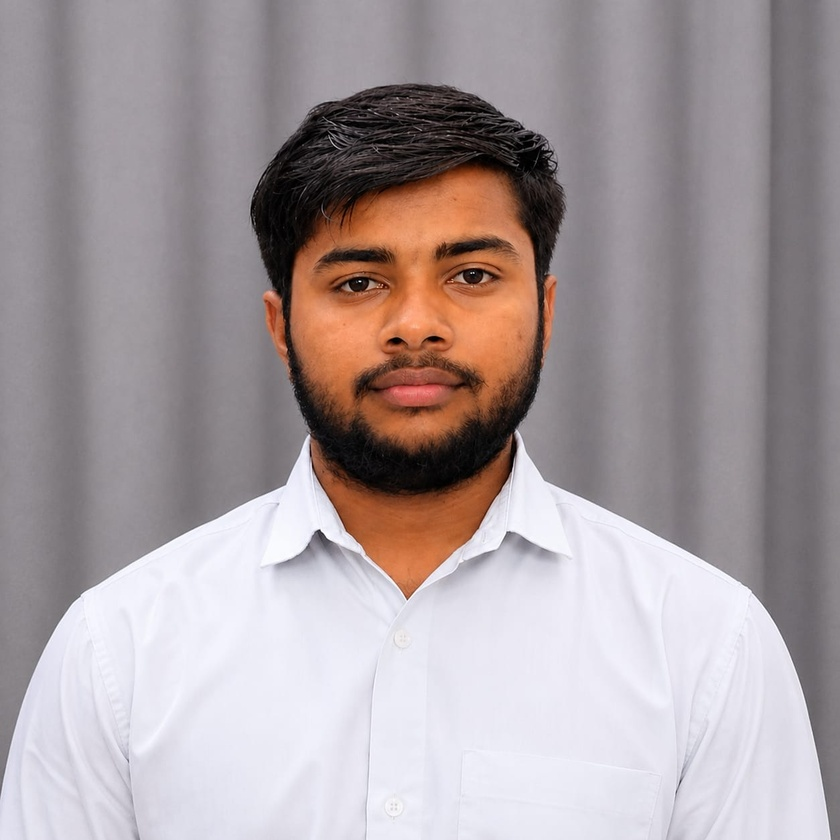
#> input picture 05_Histogram_Equalization/input.jpeg, 840 x 840 px, shrunk from 1254 x 1254 before the run, found by its file name
$ python program.py
#> lines starting #> are read from the running program, lines starting #| are printed output that depends on the picture
import cv2
import matplotlib.pyplot as plt

image = cv2.imread('05_Histogram_Equalization/input.jpeg', 0)
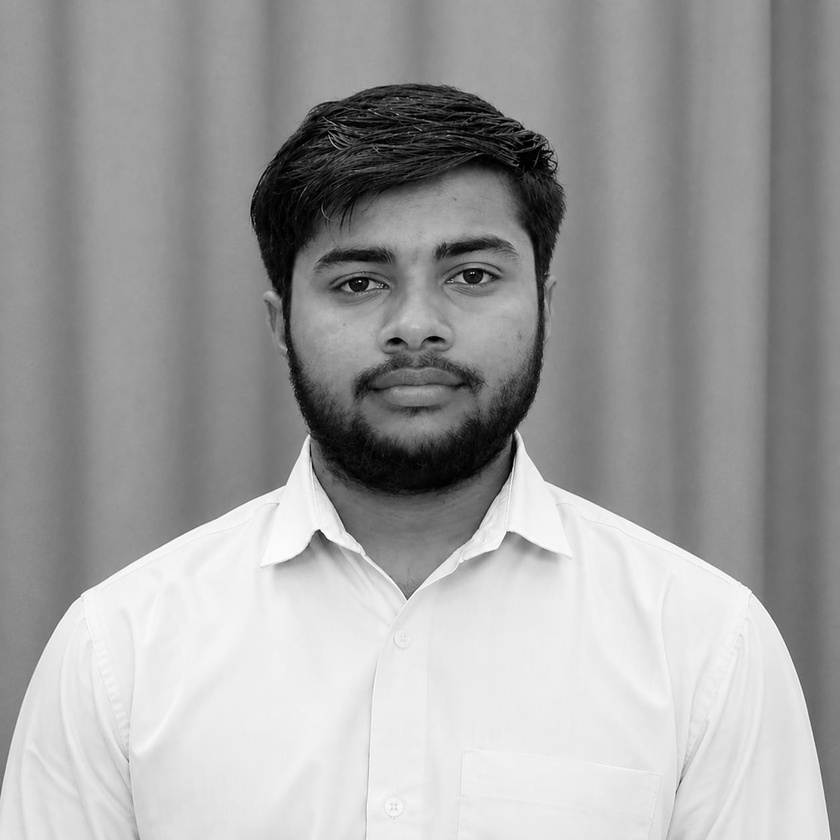
#> image: shape (840, 840); min 0, max 255, mean 160.6

if image is None:
    print("Image not found")
    exit()

equalized = cv2.equalizeHist(image)
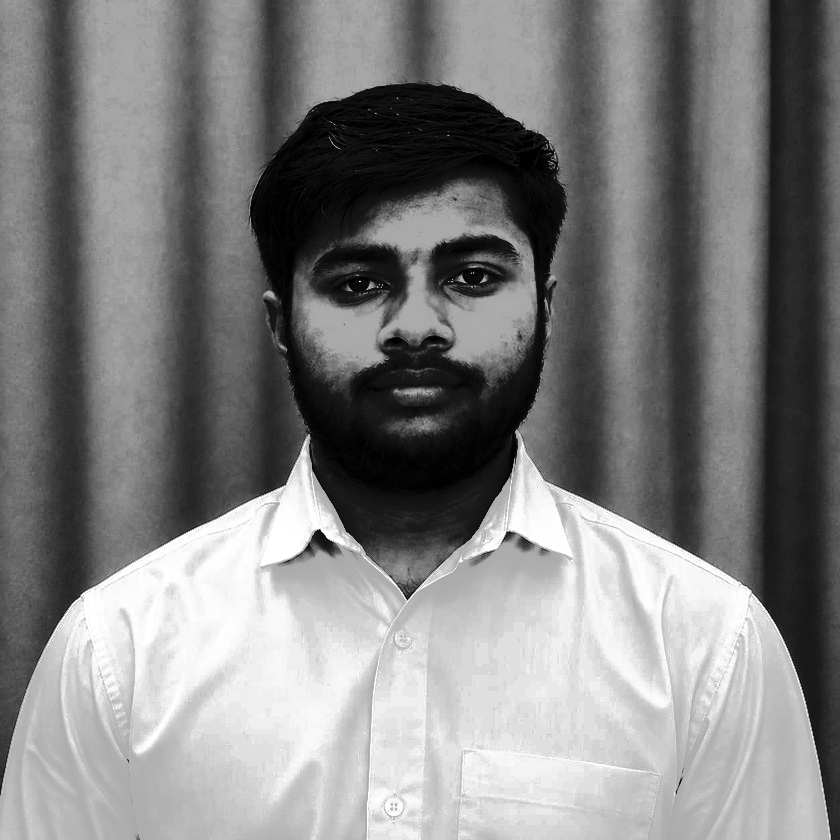
#> equalized: shape (840, 840); min 0, max 255, mean 128.8

cv2.imwrite('equalized.png', equalized)

hist1 = cv2.calcHist([image], [0], None, [256], [0, 256])
#> hist1 = 256 values, max 20794 at index 235, min 20 at index 255, mean 2756.2
hist2 = cv2.calcHist([equalized], [0], None, [256], [0, 256])
#> hist2 = 256 values, max 20794 at index 223, min 0 at index 31, mean 2756.2

plt.figure(figsize=(10, 4))

plt.subplot(1, 2, 1)
plt.plot(hist1)
plt.title("Before Equalization")
plt.xlabel("Intensity")
plt.ylabel("Frequency")

plt.subplot(1, 2, 2)
plt.plot(hist2)
plt.title("After Equalization")
plt.xlabel("Intensity")
plt.ylabel("Frequency")

plt.savefig("output.png", bbox_inches="tight")
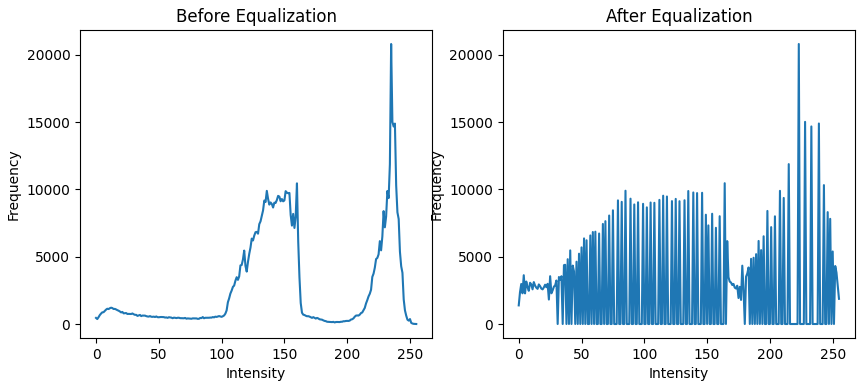
#> figure drawn by matplotlib, 2 panels; panel 1: curve peaks at x = 235, y = 20794; panel 2: curve peaks at x = 223, y = 20794

plt.close()
